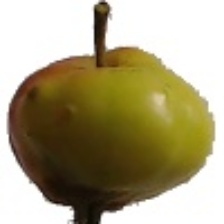
#> input picture dataset/apple/116_100.jpg, 224 x 224 px; its folder holds only this picture in this run
$ python extractdata.py
#> lines starting #> are read from the running program, lines starting #| are printed output that depends on the picture
import cv2
import numpy as np
import os
import pandas as pd

def extract_features(image_path):
#> called with image_path = 'dataset/apple/116_100.jpg'
    image = cv2.imread(image_path)
#> image is the input picture: shape (224, 224, 3); mean B, G, R 130.7, 162.3, 171.6
    image = cv2.resize(image, (100, 100))  # Resize for consistency
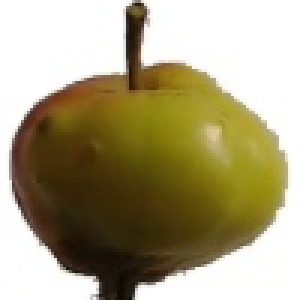
#> image: shape (100, 100, 3) (shown 3 times larger); mean B, G, R 130.6, 162.2, 171.5
    # Compute color histogram
    hist = cv2.calcHist([image], [0, 1, 2], None, [8, 8, 8], [0, 256, 0, 256, 0, 256])
    hist = cv2.normalize(hist, hist).flatten()
#> hist = 512 values, max 0.95 at index 511, min 0 at index 3, mean 0.00415
    return hist

data = []
labels = []

base_dir = 'dataset'
classes = ['apple', 'banana', 'cherry', 'dragon fruit']

for label, fruit in enumerate(classes):
    folder = os.path.join(base_dir, fruit)
    for file in os.listdir(folder):
        try:
            filepath = os.path.join(folder, file)
            features = extract_features(filepath)
#> features has the same summary as hist in extract_features
#> (the run stopped early here; a loop or call above may not have finished)
